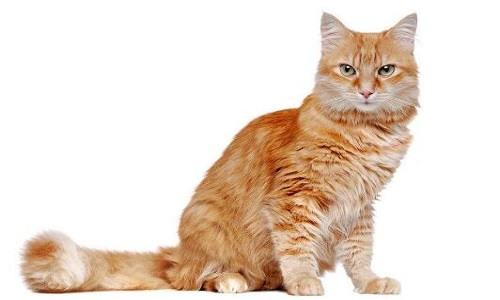
#> input picture 032 python matplotlib读入显示保存图片/img_file_plot/cat.jpg, 500 x 300 px
$ python img_file_plot.py   (older library calls are emulated)
#> lines starting #> are read from the running program, lines starting #| are printed output that depends on the picture
# -*- coding: utf-8 -*-
"""
matplotlib scipy
read show transpose save img
"""

import os
#用于显示图片
import matplotlib.pyplot as plt
#用于读取图片
import matplotlib.image as mpimg
from scipy import misc
import numpy as np

img_dir = "cat.jpg"
#img_dir = "cat.png"
##########显示图片###########################################
img = mpimg.imread(img_dir) # 读取和代码处于同一目录下的图片
#> img is the input picture: shape (300, 500, 3); mean R, G, B 234.9, 220.2, 207.9
# 此时img就已经是一个 np.array 了，可以对它进行任意处理
print (img.shape) #(50, 50,3)
#| (300, 500, 3)
print (img.dtype)
#| uint8
print (img)
#> (printed output is left out)
plt.imshow(img) #显示图片
plt.title('show img')
plt.axis('off') #不显示坐标轴
plt.show()
##########RGB转为灰度图###########################################
def rgb2gray(rgb):
  return np.dot(rgb[...,:3], [0.299, 0.587, 0.114])
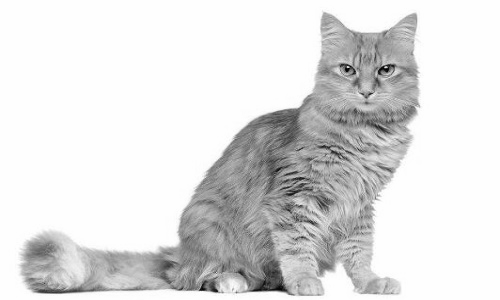
#> returned value: shape (300, 500) float64; min 0.897, max 255, mean 223.2
gray = rgb2gray(img)
plt.imshow(gray)
plt.title('hot gray img')
plt.show()
# 此时会发现显示的是热量图，不是我们预想的灰度图，可以添加 cmap 参数，有如下几种添加方法

#也可以用 plt.imshow(gray, cmap = plt.get_cmap('gray'))
plt.imshow(gray, cmap='Greys_r')
plt.title('gray img')
plt.axis('off')
plt.show()
##########放缩图片###########################################
img_new_sz = misc.imresize(img,0.5) # 第二个参数如果是整数，则为百分比，如果是tuple，则为输出图像的尺寸
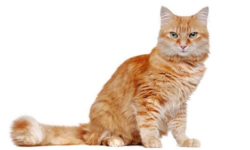
#> img_new_sz: shape (150, 250, 3); mean R, G, B 234.9, 220.2, 207.9
plt.imshow(img_new_sz)
plt.title('resize img')
plt.axis('off')
plt.show()
##########保存图片###########################################
#保存 matplotlib 画出的图像，适用于保存任何 matplotlib 画出的图像，相当于一个screencapture
plt.imshow(img_new_sz)
plt.title('save img')
plt.axis('off')
plt.savefig('img_plt_save.png')
print("img_plt_save.png saved")
#将array保存为图像
misc.imsave('img_sci_save.png',img_new_sz)
print("img_sci_save.png saved")
